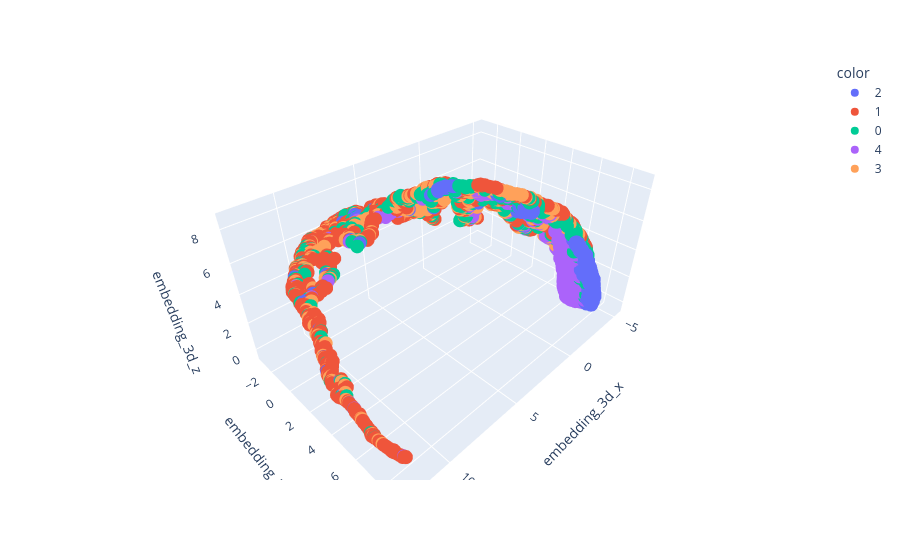

Source (notebook cell):
### Markdown cell above
### 1.2.2 UMAP 3d

### Code cell
reducer = umap.UMAP(n_components=3, n_neighbors=40, random_state = 42)
embedding = reducer.fit_transform(df_run2)

df_run2['embedding_3d_x'] = embedding [:,0]
df_run2['embedding_3d_y'] = embedding [:,1]
df_run2['embedding_3d_z'] = embedding [:,2]

fig = px.scatter_3d(df_run2, x='embedding_3d_x',y='embedding_3d_y',z='embedding_3d_z',
                    color=df_run2['clusters'].astype(str))
fig.show()

### Figure 1 — Plotly figure (JSON) as saved in the notebook; plotly's stock layout.template omitted (floating-point values rounded to 4 significant figures; data arrays with more than 128 entries replaced by an {"elided": "..."} marker saying what was removed)
{"data": [{"hovertemplate": "color=2<br>embedding_3d_x=%{x}<br>embedding_3d_y=%{y}<br>embedding_3d_z=%{z}<extra></extra>", "legendgroup": "2", "marker": {"color": "#636efa", "symbol": "circle"}, "mode": "markers", "name": "2", "scene": "scene", "showlegend": true, "type": "scatter3d", "x": {"elided": "289 float values"}, "y": {"elided": "289 float values"}, "z": {"elided": "289 float values"}}, {"hovertemplate": "color=1<br>embedding_3d_x=%{x}<br>embedding_3d_y=%{y}<br>embedding_3d_z=%{z}<extra></extra>", "legendgroup": "1", "marker": {"color": "#EF553B", "symbol": "circle"}, "mode": "markers", "name": "1", "scene": "scene", "showlegend": true, "type": "scatter3d", "x": {"elided": "1066 float values"}, "y": {"elided": "1066 float values"}, "z": {"elided": "1066 float values"}}, {"hovertemplate": "color=0<br>embedding_3d_x=%{x}<br>embedding_3d_y=%{y}<br>embedding_3d_z=%{z}<extra></extra>", "legendgroup": "0", "marker": {"color": "#00cc96", "symbol": "circle"}, "mode": "markers", "name": "0", "scene": "scene", "showlegend": true, "type": "scatter3d", "x": {"elided": "433 float values"}, "y": {"elided": "433 float values"}, "z": {"elided": "433 float values"}}, {"hovertemplate": "color=4<br>embedding_3d_x=%{x}<br>embedding_3d_y=%{y}<br>embedding_3d_z=%{z}<extra></extra>", "legendgroup": "4", "marker": {"color": "#ab63fa", "symbol": "circle"}, "mode": "markers", "name": "4", "scene": "scene", "showlegend": true, "type": "scatter3d", "x": {"elided": "325 float values"}, "y": {"elided": "325 float values"}, "z": {"elided": "325 float values"}}, {"hovertemplate": "color=3<br>embedding_3d_x=%{x}<br>embedding_3d_y=%{y}<br>embedding_3d_z=%{z}<extra></extra>", "legendgroup": "3", "marker": {"color": "#FFA15A", "symbol": "circle"}, "mode": "markers", "name": "3", "scene": "scene", "showlegend": true, "type": "scatter3d", "x": {"elided": "659 float values"}, "y": {"elided": "659 float values"}, "z": {"elided": "659 float values"}}], "layout": {"legend": {"title": {"text": "color"}, "tracegroupgap": 0}, "margin": {"t": 60}, "scene": {"domain": {"x": [0, 1], "y": [0, 1]}, "xaxis": {"title": {"text": "embedding_3d_x"}}, "yaxis": {"title": {"text": "embedding_3d_y"}}, "zaxis": {"title": {"text": "embedding_3d_z"}}}}}
